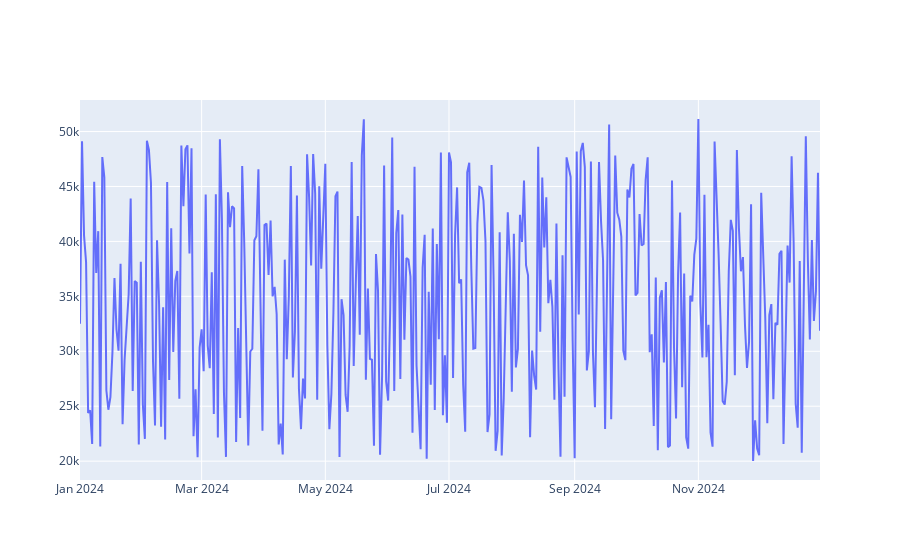

This figure's notebook cell:
### Code cell
btc_trace = go.Scatter(x=btc_usd_kraken.index, y=btc_usd_kraken['Weighted Price'])
py.iplot([btc_trace])

### Figure 1 — Plotly figure (JSON) as saved in the notebook; plotly's stock layout.template omitted (floating-point values rounded to 4 significant figures; data arrays with more than 128 entries replaced by an {"elided": "..."} marker saying what was removed)
{"data": [{"type": "scatter", "x": {"elided": "366 str values"}, "y": {"elided": "366 float values"}}], "layout": {"autosize": true, "xaxis": {"autorange": true, "range": ["2024-01-01", "2024-12-31"], "type": "date"}, "yaxis": {"autorange": true, "range": [18290.0, 52870.0], "type": "linear"}}}
